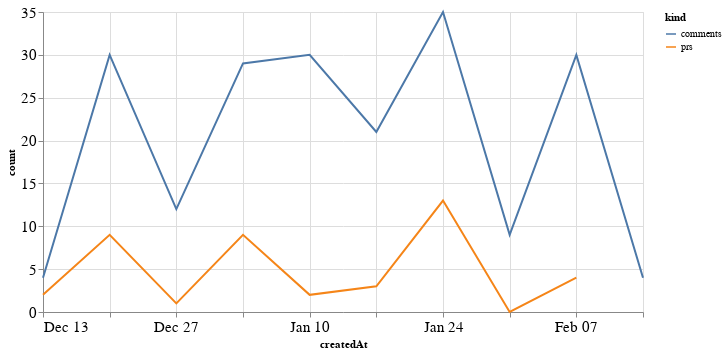

Write notebook code for a chart like this one.
### Code cell
alt.Chart(total_time, width=600).mark_line().encode(
    x='createdAt',
    y='count',
    color='kind'
)

### Figure 1 — Vega-Lite specification as saved in the notebook (floating-point values rounded to 4 significant figures)
{"config": {"axisLeft": {"labelFontSize": 15}, "axisBottom": {"labelFontSize": 15}}, "data": {"name": "data-f36d8786146ec15a833279fafd2681cd"}, "mark": "line", "encoding": {"color": {"type": "nominal", "field": "kind"}, "x": {"type": "temporal", "field": "createdAt"}, "y": {"type": "quantitative", "field": "count"}}, "width": 600, "$schema": "https://vega.github.io/schema/vega-lite/v4.8.1.json", "datasets": {"data-f36d8786146ec15a833279fafd2681cd": [{"createdAt": "2020-12-13T00:00:00", "kind": "prs", "count": 2.0}, {"createdAt": "2020-12-20T00:00:00", "kind": "prs", "count": 9.0}, {"createdAt": "2020-12-27T00:00:00", "kind": "prs", "count": 1.0}, {"createdAt": "2021-01-03T00:00:00", "kind": "prs", "count": 9.0}, {"createdAt": "2021-01-10T00:00:00", "kind": "prs", "count": 2.0}, {"createdAt": "2021-01-17T00:00:00", "kind": "prs", "count": 3.0}, {"createdAt": "2021-01-24T00:00:00", "kind": "prs", "count": 13.0}, {"createdAt": "2021-01-31T00:00:00", "kind": "prs", "count": 0.0}, {"createdAt": "2021-02-07T00:00:00", "kind": "prs", "count": 4.0}, {"createdAt": "2021-02-14T00:00:00", "kind": "prs", "count": null}, {"createdAt": "2020-12-13T00:00:00", "kind": "comments", "count": 4.0}, {"createdAt": "2020-12-20T00:00:00", "kind": "comments", "count": 30.0}, {"createdAt": "2020-12-27T00:00:00", "kind": "comments", "count": 12.0}, {"createdAt": "2021-01-03T00:00:00", "kind": "comments", "count": 29.0}, {"createdAt": "2021-01-10T00:00:00", "kind": "comments", "count": 30.0}, {"createdAt": "2021-01-17T00:00:00", "kind": "comments", "count": 21.0}, {"createdAt": "2021-01-24T00:00:00", "kind": "comments", "count": 35.0}, {"createdAt": "2021-01-31T00:00:00", "kind": "comments", "count": 9.0}, {"createdAt": "2021-02-07T00:00:00", "kind": "comments", "count": 30.0}, {"createdAt": "2021-02-14T00:00:00", "kind": "comments", "count": 4.0}]}}
